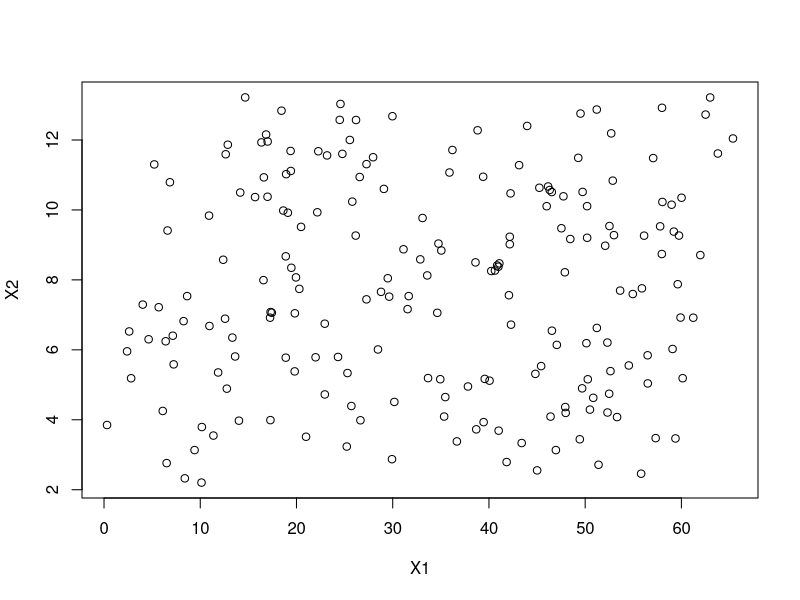

This figure's R source:
##Excercise 1
Y = seq(from=0, to=20, by=0.1)
X1 = (Y-2)/3 + runif(length(Y), min=0.5, max=60)
X2 = (Y+3)/2 + runif(length(Y), min=0.5, max=2)
df = as.data.frame(cbind(Y, X1, X2))
summary(lm(Y~X1, data=df))

summary(lm(Y~X2, data=df))
summary(lm(Y~X1+X2, data=df))

plot(X1,X2)
cor(X1,X2)
##Increasing the max value increases the possible distribution, creating less correlation with X2

##Excercise 2
data("airquality")
library(dplyr)
air.1 = airquality %>%
  subset(is.na(Solar.R)==FALSE & is.na(Ozone)==FALSE)
mod1 = lm(Temp~Wind, data=air.1)
mod2 = lm(Temp~Wind+Solar.R, data=air.1)
mod3= lm(Temp~Wind+Solar.R+Ozone, data=air.1)

anova(mod1, mod2,mod3)
##Comparing all three makes it appear that mod2 and mod3 both explain more of the variation
##than model one but mod3 is even better
anova(mod2, mod3)
##Comparing mod2 and mod3 reveals that mod3 is significantly better at explaining variance in temperature

##Excercise 3
AIC(mod1,mod2,mod3)
##this suggests that the models are fairly comparable, but mod1 has a slightly better fit
